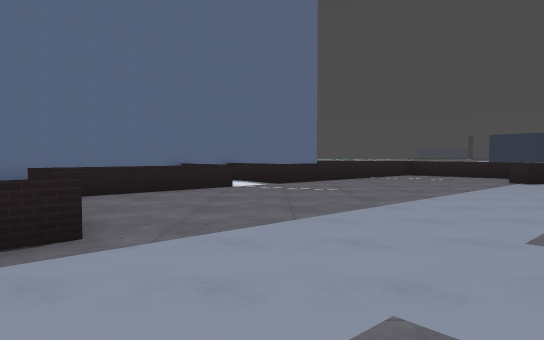
view 1 (above)

19 first-person views from a walk through a 3-D level made in the Godot game engine. The camera is 1.4 m above the floor, tilts 2° down and sees 75° across. The floor is counted in squares, 2 m on a side. Each view is taken from the middle of a square. On the plan, view 1 faces up. The plan holds only what a view shows up to about 11 squares ahead; the rest is blank. The place goes on beyond the plan. Surface patterns are stand-ins for the level's own textures.

view 2
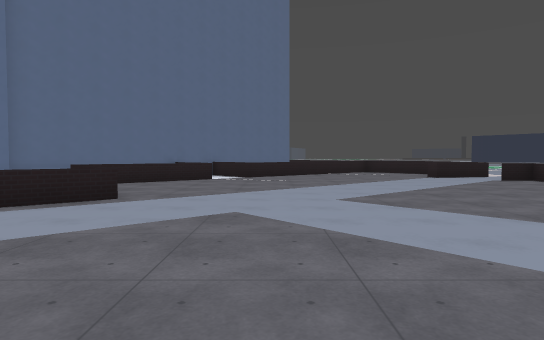

view 3
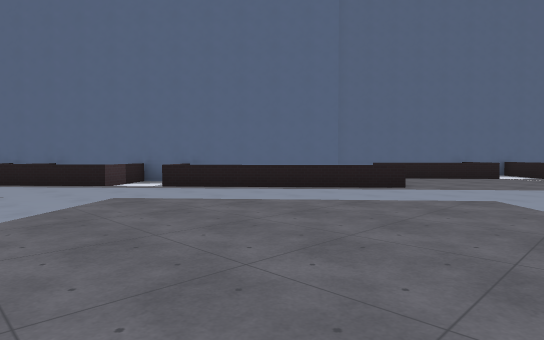

view 4
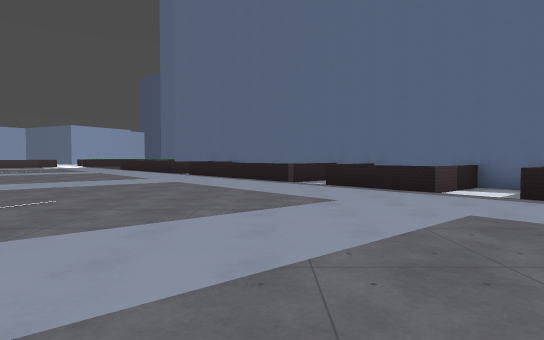

view 5
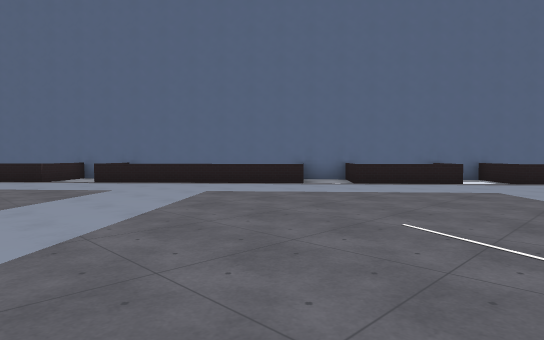

view 6
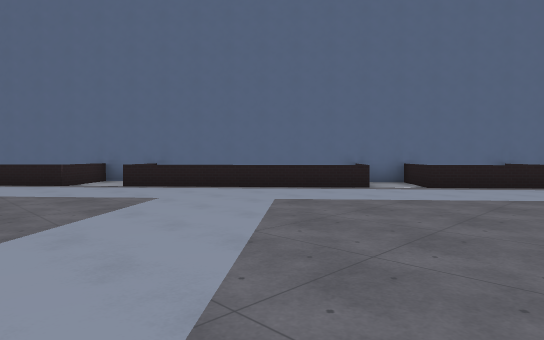

view 7
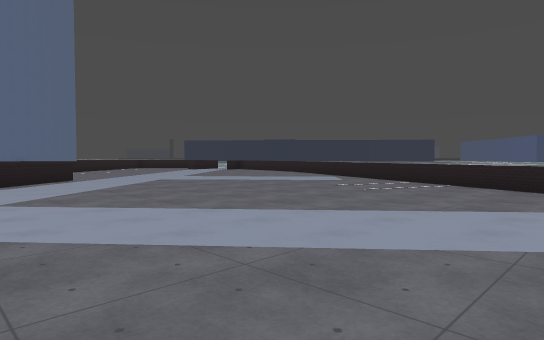

view 8
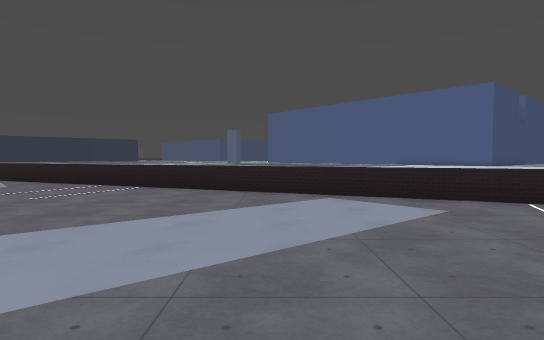

view 9
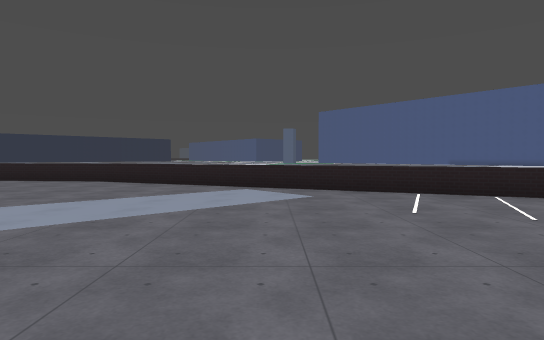

view 10
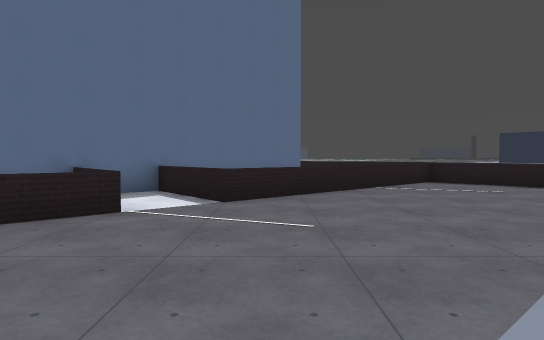

view 11
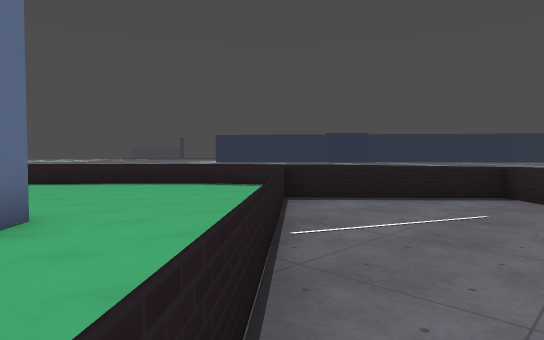

view 12
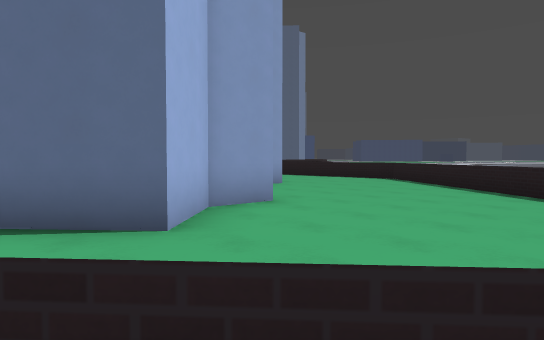

view 13
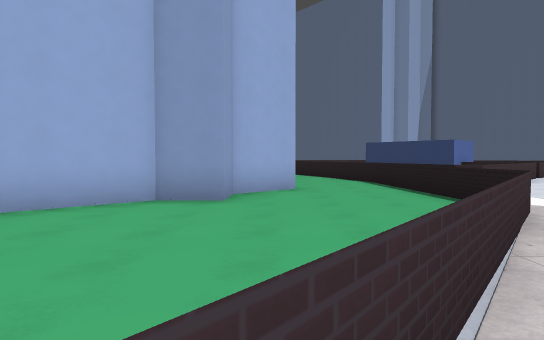

view 14
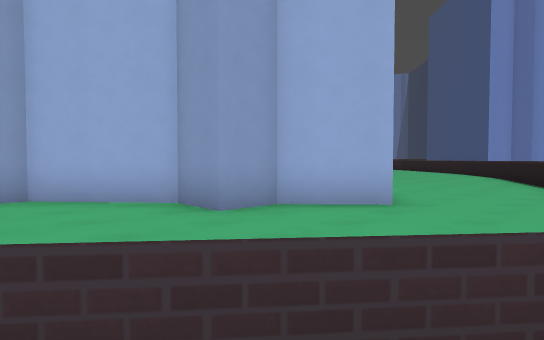

view 15
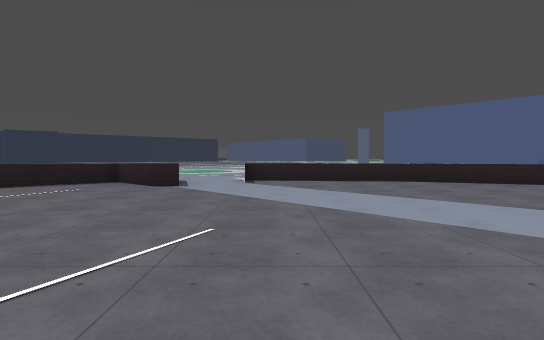

view 16
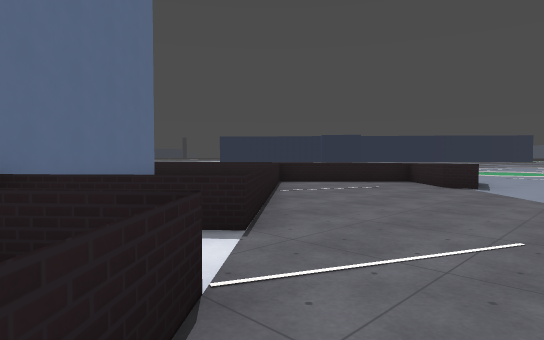

view 17
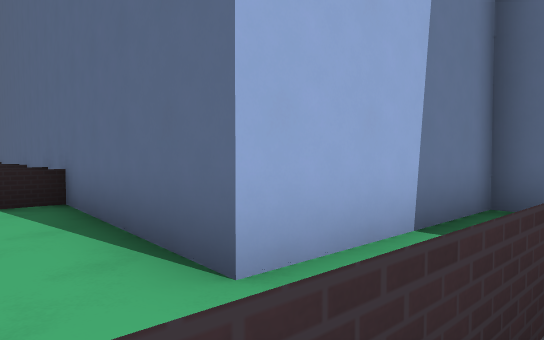

view 18
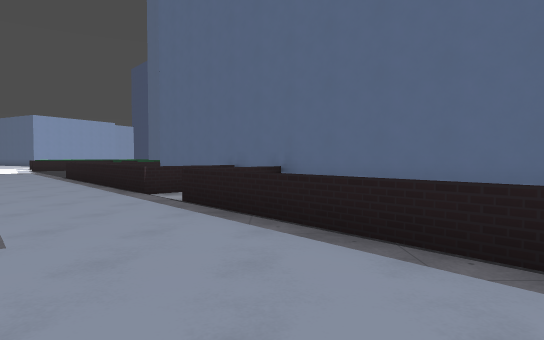

view 19
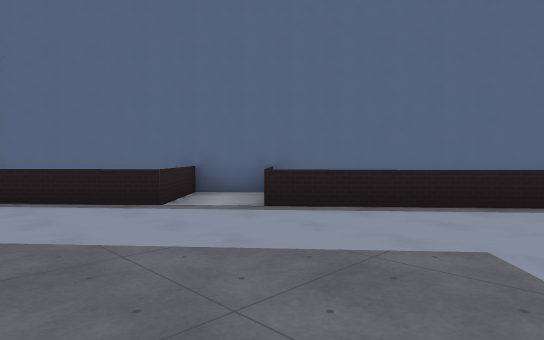

### Floor plan
Points are (right, up) in squares from view 1. A wall is a line through its corners. A room is listed if a view was taken in it or the views show most of it. See-through windows are left out.
Room 1 (views 1, 2, 3, 4, 5, 6, 7, 8, 9, 10, 11, 12, 15, 16, 17, 18, 19)
walls: (-6, -0.8) (-7.1, 0.5); (-7.1, 1.1) (-8.9, -0.5); (-8.5, -0.1) (-7.1, -1.7); (-3.4, 5.1) (-2.3, 3.8); (-9.2, -3.6) (-10.6, -1.9); (-5.1, 5) (-4, 3.8); (-10.2, -1.7) (-11.9, -3.1); (-11.7, -2.9) (-10.2, -4.5); (-0.9, 8.6) (-4, 5.9); (1.6, -12.5) (8.5, 3.2); (8.4, 3) (9, 7.8); (-16.1, -6.8) (-18.1, -8.5); (8.9, 9.7) (8.6, 12.4); (-17.4, -7.8) (-15.9, -9.5); (5.5, 14.2) (0.3, 9.7) (-1.5, 11.8)
low walls: (-7.1, -1.7) (-9.2, -3.6); (-1.6, 3.1) (-6, -0.8); (-2.9, 4.5) (-4, 5.8); (-10.2, -4.5) (-14.7, -8.5); (7.3, 9.4) (6.7, 9.3) (6.7, 10) (8.2, 11.5) (5.5, 14.2); (9, 7.8) (7.9, 7.8); (-15.9, -9.5) (-19.3, -12.5)
ways out: opening at (8, 9) to room 2; opening at (1, 10) to room 3; gap at (-4, 4) to room 4
Room 2 (views 13, 14)
walls: (8.6, 12.4) (8.5, 13.7); (-0.5, 24.3) (3.7, 20.8)
ways out: opening at (8, 9) to room 1; opening at (7, 18) to room 3
Room 3 (no view inside)
walls: (0.9, 17.2) (0.8, 16) (1.9, 14.7) (-2.4, 10.9); (5.7, 19.2) (0.2, 23.8); (6.8, 17.9) (5.6, 19.3); (-1.8, 20.2) (-1.9, 19.1) (-0.3, 17.2) (0.2, 17.2); (8.5, 13.7) (8.4, 14.9) (6.7, 18); (-0.5, 24.3) (-1.5, 24.2)
ways out: opening at (1, 10) to room 1; opening at (7, 18) to room 2; opening at (-1.7, 22)
Room 4 (no view inside)
walls: (-4, 3.8) (-7.1, 1.1); (-7.4, 0.9) (-6.4, -0.3)
low walls: (-1.7, 3.1) (-2.9, 4.5)
ways out: gap at (-4, 4) to room 1

Where each view was taken, in squares from view 1:
view 1: 0 up, 0 right, facing up
view 2: 3 down, 1 right, facing up
view 3: 5 down, 2 right, facing up-left
view 4: 5 down, 0 right, facing left
view 5: 12 down, 4 left, facing up-left
view 6: 12 down, 6 left, facing up-left
view 7: 9 down, 5 left, facing up-right
view 8: 9 down, 4 left, facing right
view 9: 2 down, 2 left, facing right
view 10: 4 up, 1 right, facing up
view 11: 10 up, 1 right, facing up-right
view 12: 13 up, 5 right, facing up-left
view 13: 21 up, 4 right, facing left
view 14: 24 up, 1 right, facing down-left
view 15: 7 up, 2 left, facing right
view 16: 7 up, 2 left, facing up-right
view 17: 4 up, 2 left, facing left
view 18: 7 down, 9 left, facing left
view 19: 12 down, 11 left, facing up-left
